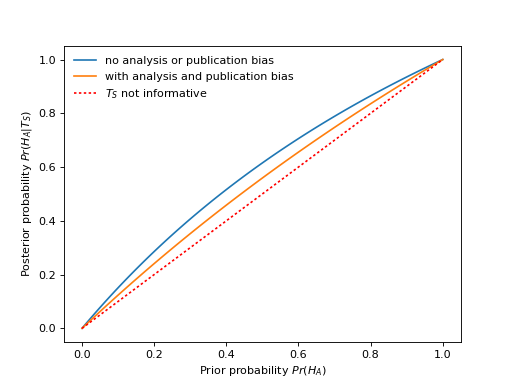

Source code (Python):
pp_vals_nobias = pp_mb_func(0.05, 0.92, pi_vals, 0, 1)
pp_vals_bias = pp_mb_func(0.05, 0.92, pi_vals, 0.1, 2)
plt.plot(pi_vals, pp_vals_nobias, label='no analysis or publication bias')
plt.plot(pi_vals, pp_vals_bias, label='with analysis and publication bias')
plt.plot(pi_vals, pi_vals, 'r:', label='$T_S$ not informative')
plt.ylabel('Posterior probability $Pr(H_A | T_S)$')
plt.xlabel('Prior probability $Pr(H_A)$')
plt.legend()
